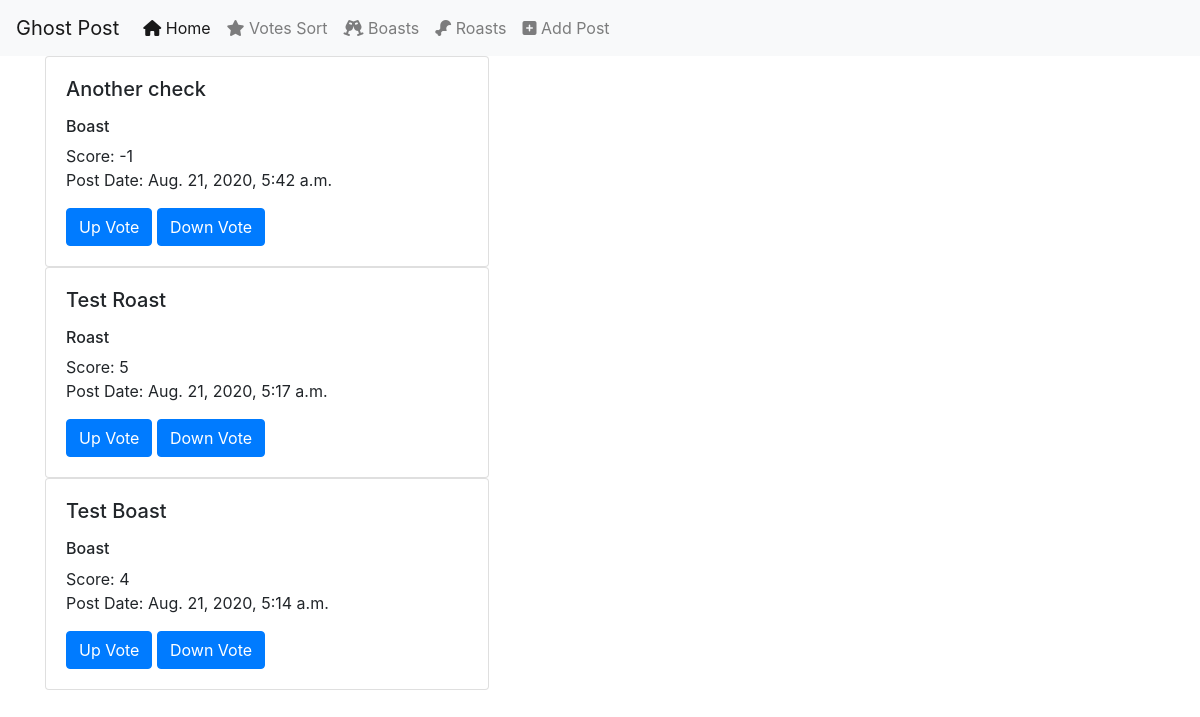
The page / on the database its author committed.
### homepage/models.py (models this page shows)
class Posts(models.Model):
    boast = models.BooleanField(default=True)
    text = models.CharField(max_length=140)
    up_votes = models.IntegerField(default=0)
    down_votes = models.IntegerField(default=0)
    post_date = models.DateTimeField(default=timezone.now)
    @property
    def score(self):
        return self.up_votes - self.down_votes

### homepage/views.py (the view)
# urls.py: path('', views.index, name="homepage"),
def index(request):
    data = Posts.objects.order_by('-post_date')
    return render(request, "index.html", {
        "data": data,
        "title": "Ghost Post"
    })

### templates/index.html (shortened to what this page needs)
<link rel="stylesheet" href="https://stackpath.bootstrapcdn.com/bootstrap/4.5.1/css/bootstrap.min.css">
  <nav class="navbar navbar-expand-lg navbar-light bg-light">
    <a class="navbar-brand" href="#">{{ title }}</a>
    <div class="collapse navbar-collapse" id="navbarNavAltMarkup">
      <div class="navbar-nav">
        <a class="nav-link active" href="/"> <i class="fas fa-home"></i> Home <span class="sr-only">(current)</span></a>
        <a class="nav-link" href="/score/"><i class="fas fa-star"></i> Votes Sort</a>
        <a class="nav-link" href="/boasts/"><i class="fas fa-glass-cheers"></i> Boasts</a>
        <a class="nav-link" href="/roasts/"><i class="fas fa-drumstick-bite"></i> Roasts</a>
        <a class="nav-link" href="/addpost/"><i class="fas fa-plus-square"></i> Add Post</a>
      </div>
    </div>
  </nav>
  <div class="container">
    {% for item in data %}
    <div class="card" style="width: 40%;">
      <div class="card-body">
        <h5 class="card-title">{{item.text}}</h5>
        <p class="card-text">
          {% if item.boast %}
            <h6>Boast</h6>
          {% else %}
            <h6>Roast</h6>
          {% endif %}
          Score: {{item.score}}<br/>
          Post Date: {{item.post_date}}
        </p>
        <a href="/upvote/{{item.id}}" class="btn btn-primary">Up Vote</a>
        <a href="/downvote/{{item.id}}" class="btn btn-primary">Down Vote</a>
      </div>
    </div>
    {% endfor %}
  </div>

### rows shown on the page
Posts: text "Another check", boast "Boast", score "-1", post_date "Aug. 21, 2020, 5:42 a.m."
Posts: text "Test Roast", boast "Roast", score "5", post_date "Aug. 21, 2020, 5:17 a.m."
Posts: text "Test Boast", boast "Boast", score "4", post_date "Aug. 21, 2020, 5:14 a.m."

### other values the page prints
{{ title }} "Ghost Post"
